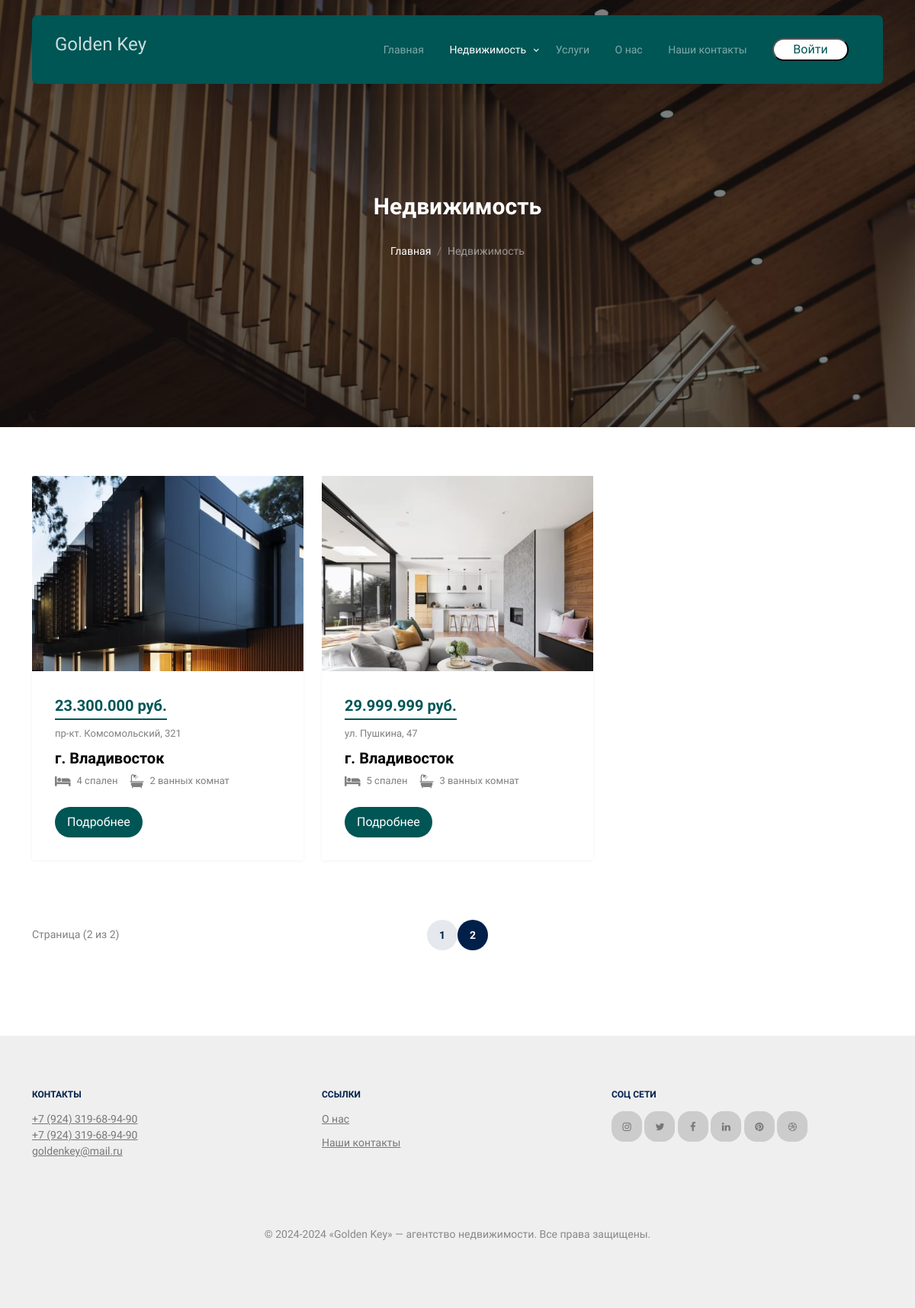
The app's page /properties.php?page=2 with its own data.
### tables this page shows
CREATE TABLE `RealEstates` (
  `realEstatesId` int NOT NULL,
  `realEstatesName` varchar(30) NOT NULL,
  `price` double NOT NULL,
  `countBedsRooms` int NOT NULL,
  `countBathsRooms` int NOT NULL,
  `agentId` int DEFAULT NULL,
  `image` varchar(50) DEFAULT NULL,
  `description` varchar(200) NOT NULL,
  `settlementId` int NOT NULL,
  `clientId_owner` int NOT NULL
);

CREATE TABLE `Settlements` (
  `settlementId` int NOT NULL,
  `city` varchar(40) NOT NULL,
  `indexCity` int NOT NULL,
  `street` varchar(40) NOT NULL,
  `streetNum` int NOT NULL
);

### properties.php (the view, shortened to what this page needs)
<?php
  if(isset($_SESSION['loggedIn']) && $_SESSION['loggedIn'] === true) {
      $showLoginIcon = false;
  } else {
      $showLoginIcon = true;
  }
?>
<!doctype html>
<html lang="en">
<head>
	<link rel="stylesheet" href="fonts/icomoon/style.css">
	<link rel="stylesheet" href="fonts/flaticon/font/flaticon.css">
	<link rel="stylesheet" href="css/tiny-slider.css">
	<link rel="stylesheet" href="css/aos.css">
	<link rel="stylesheet" href="css/style.css">
</head>
<body>
	<nav class="site-nav">
		<div class="container">
			<div class="menu-bg-wrap">
				<div class="site-navigation">
					<a href="index.php" class="logo m-0 float-start">Golden Key</a>
					<ul class="js-clone-nav d-none d-lg-inline-block text-start site-menu float-end">
						<li><a href="index.php">Главная</a></li>
						<li class="has-children active">
							<a href="properties.php">Недвижимость</a>
								</li>
							</ul>
						<li><a href="services.php">Услуги</a></li>
						<li><a href="about.php">О нас</a></li>
						<li><a href="contact.php">Наши контакты</a></li>
						<?php if($showLoginIcon): ?>
						<li>
							<a href="auth.php" >
								<div class="col-12 justify-content-center">
									<input type="submit" id="submitBtn" value="Войти" class="btn-signin">
								</div>
							</a>
						</li>
						<?php endif; ?>
				</div>
			</div>
		</div>
	</nav>
	<div class="hero page-inner overlay" style="background-image: url('images/hero_bg_1.jpg');">
		<div class="container">
			<div class="row justify-content-center align-items-center">
				<div class="col-lg-9 text-center mt-5">
					<h1 class="heading" data-aos="fade-up">Недвижимость</h1>
					<nav aria-label="breadcrumb" data-aos="fade-up" data-aos-delay="200">
						<ol class="breadcrumb text-center justify-content-center">
							<li class="breadcrumb-item "><a href="index.php">Главная</a></li>
							<li class="breadcrumb-item active text-white-50" aria-current="page">Недвижимость</li>
						</ol>
					</nav>
				</div>
			</div>
		</div>
	</div>
	<div class="section section-properties">
		<div class="container">
			<div class="row">
			<?php
			$recordsPerPage = 6;
			$sqlCount = "SELECT COUNT(*) AS total FROM RealEstates";
			$resultCount = mysqli_query($connect, $sqlCount);
			$rowCount = mysqli_fetch_assoc($resultCount);
			$totalRecords = $rowCount['total'];
			$totalPages = ceil($totalRecords / $recordsPerPage);
			if (isset($_GET['page']) && is_numeric($_GET['page'])) {
				$currentPage = intval($_GET['page']);
			} else {
				$currentPage = 1;
			}
			$offset = ($currentPage - 1) * $recordsPerPage;
			$sql = "SELECT r.*, s.city, s.street, s.streetNum
				FROM RealEstates AS r
				INNER JOIN Settlements AS s ON r.settlementId = s.settlementId
				WHERE r.image IS NOT NULL
				LIMIT $offset, $recordsPerPage";
			$result = mysqli_query($connect, $sql);
			if (mysqli_num_rows($result) > 0) {
				while ($row = mysqli_fetch_assoc($result)) {
					echo '<div class="col-xs-12 col-sm-6 col-md-6 col-lg-4">';
					echo '<div class="property-item mb-30">';
					echo '<a href="property-buy.php?id=' . $row['realEstatesId'] . '" class="img">';
					echo '<img src="' . $row['image'] . '.jpg" alt="Image" class="img-fluid">';
					echo '</a>';
					echo '<div class="property-content">';
					echo '<div class="price mb-2"><span>' . number_format($row['price'], 0, ',', '.') . ' руб.</span></div>';
					echo '<div>';
					echo '<span class="d-block mb-2 text-black-50">' . $row['street'] . ', ' . $row['streetNum'] . '</span>';
					echo '<span class="city d-block mb-3">г. ' . $row['city'] . '</span>';
					echo '<div class="specs d-flex mb-4">';
					echo '<span class="d-block d-flex align-items-center me-3">';
					echo '<span class="icon-bed me-2"></span>';
					echo '<span class="caption">' . $row['countBedsRooms'] . ' спален</span>';
					echo '</span>';
					echo '<span class="d-block d-flex align-items-center">';
					echo '<span class="icon-bath me-2"></span>';
					echo '<span class="caption">' . $row['countBathsRooms'] . ' ванных комнат</span>';
					echo '</span>';
					echo '</div>';
					echo '<a href="property-buy.php?id=' . $row['realEstatesId'] . '" class="btn btn-primary py-2 px-3">Подробнее</a>';
					echo '</div>';
					echo '</div>';
					echo '</div>';
					echo '</div>';
				}
			} else {
				echo "0 результатов";
			}
			?>
			</div>
			<div class="row align-items-center py-5">
				<div class="col-lg-3">
					Страница (<?php echo $currentPage; ?> из <?php echo $totalPages; ?>)
				</div>
				<div class="col-lg-6 text-center">
					<div class="custom-pagination">
						<?php
						for ($i = 1; $i <= $totalPages; $i++) {
							echo '<a href="?page=' . $i . '" ' . ($i == $currentPage ? 'class="active"' : '') . '>' . $i . '</a>';
						}
						?>
					</div>
				</div>
			</div>
		</div>
	</div>
	<div class="site-footer">
		<div class="container">
			<div class="row">
				<div class="col-lg-4">
					<div class="widget">
						<h3>Контакты</h3>
						<ul class="list-unstyled">
							<li><a href="tel://79243196894">+7 (924) 319-68-94-90</a></li>
							<li><a href="tel://79243196894">+7 (924) 319-68-94-90</a></li>
							<li><a href="mailto:info@mydomain.com">goldenkey@mail.ru</a></li>
						</ul>
					</div>
				</div>
				<div class="col-lg-4">
					<div class="widget">
						<h3>Ссылки</h3>
						<ul class="list-unstyled links ">
							<li><a href="about.html">О нас</a></li>
							<li><a href="contact.php">Наши контакты</a></li>
						</ul>
					</div>
				</div>
				<div class="col-lg-4">
					<div class="widget">
						<h3>Соц Сети</h3>
						<ul class="list-unstyled social">
							<li><a href="#"><span class="icon-instagram"></span></a></li>
							<li><a href="#"><span class="icon-twitter"></span></a></li>
							<li><a href="#"><span class="icon-facebook"></span></a></li>
							<li><a href="#"><span class="icon-linkedin"></span></a></li>
							<li><a href="#"><span class="icon-pinterest"></span></a></li>
							<li><a href="#"><span class="icon-dribbble"></span></a></li>
						</ul>
					</div>
				</div>
			</div>
			<div class="row mt-5">
				<div class="col-12 text-center">
            		<p>© 2024-2024 «Golden Key» — агентство недвижимости. Все права защищены.</p>
				</div>
        </div>
      </div>
    </div>
  </body>
  </html>

### records on screen
realestates: image (picture), price "23.300.000", settlementId.street "пр-кт. Комсомольский", settlementId.streetNum "321", settlementId.city "Владивосток", countBedsRooms "4", countBathsRooms "2"
realestates: image (picture), price "29.999.999", settlementId.street "ул. Пушкина", settlementId.streetNum "47", settlementId.city "Владивосток", countBedsRooms "5", countBathsRooms "3"

### other values on screen
$currentPage "2"
$totalPages "2"
